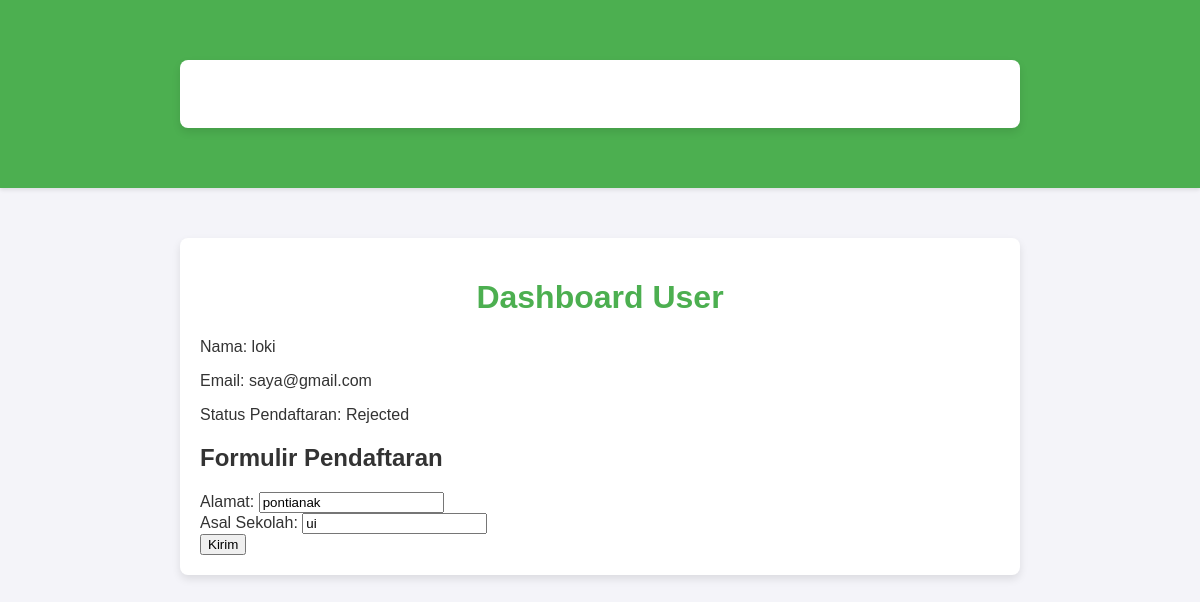
/dashboard_user/1, run on an earlier commit of the app's database.
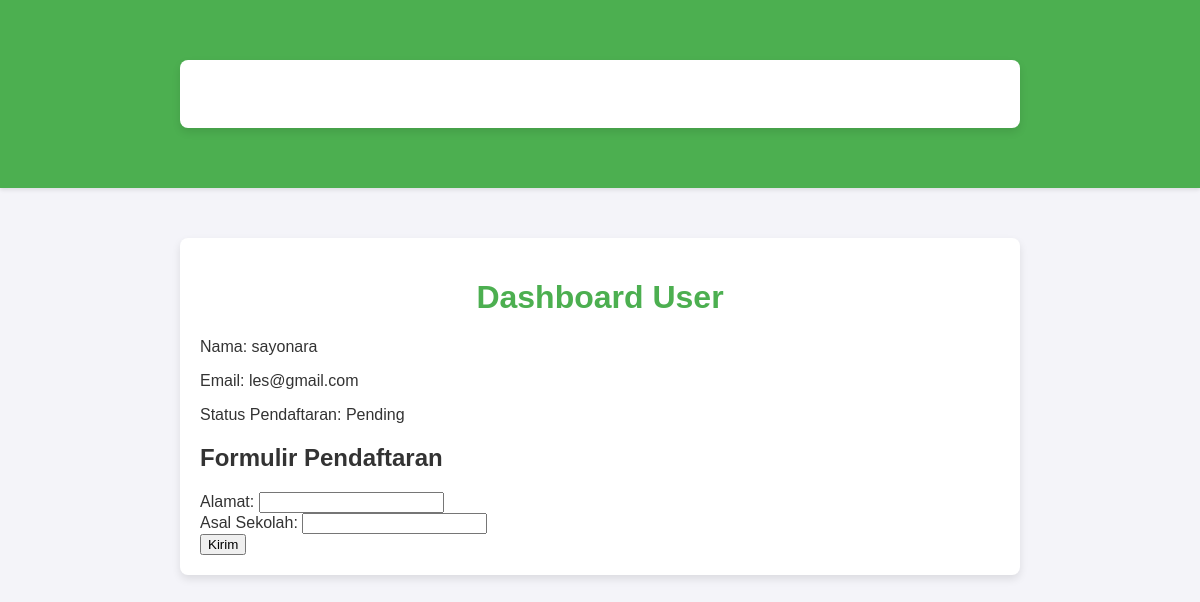
And on a later commit of the database.
### models.py (models this page shows)
class User(db.Model):
    id = db.Column(db.Integer, primary_key=True)
    name = db.Column(db.String(100), nullable=False)
    email = db.Column(db.String(100), unique=True, nullable=False)
    password = db.Column(db.String(100), nullable=False)
    status = db.Column(db.String(20), default='Pending')  # Pending, Approved, Rejected
    school = db.Column(db.String(100), nullable=True)  # Asal sekolah
    address = db.Column(db.String(200), nullable=True)  # Data diri
    created_at = db.Column(db.DateTime, default=datetime.utcnow)  # Waktu pendaftaran

### app.py (the view)
@app.route('/dashboard_user/<int:user_id>', methods=['GET', 'POST'])
def dashboard_user(user_id):
    user = User.query.get(user_id)
    return render_template('dashboard_user.html', user=user)

### templates/dashboard_user.html (shortened to what this page needs)
<!DOCTYPE html>
<html>
<head>
    <link rel="stylesheet" type="text/css" href="{{ url_for('static', filename='css/styles.css') }}">
</head>
<body>
    <nav class="navbar">
        <div class="container">
            <a href="/" class="navbar-brand">PPDB</a>
            <div class="navbar-links">
                <a href="/dashboard_user/{{ user.id }}">Dashboard</a>
                <a href="/logout">Logout</a>
            </div>
        </div>
    </nav>
    <div class="container">
        {% block content %}
        <h1>Dashboard User</h1>
        <p>Nama: {{ user.name }}</p>
        <p>Email: {{ user.email }}</p>
        <p>Status Pendaftaran: {{ user.status }}</p>
        <h2>Formulir Pendaftaran</h2>
        <form method="POST">
            <label>Alamat:</label>
            <input type="text" name="address" value="{{ user.address or '' }}" required><br>
            <label>Asal Sekolah:</label>
            <input type="text" name="school" value="{{ user.school or '' }}" required><br>
            <button type="submit">Kirim</button>
        </form>
        {% endblock %}
    </div>
</body>
</html>

What changed in the data, as far as the page shows it:
changed User: name "loki" → "sayonara"; email "saya@gmail.com" → "les@gmail.com"; status "Rejected" → "Pending"; address "pontianak" → (not shown); school "ui" → (not shown)
